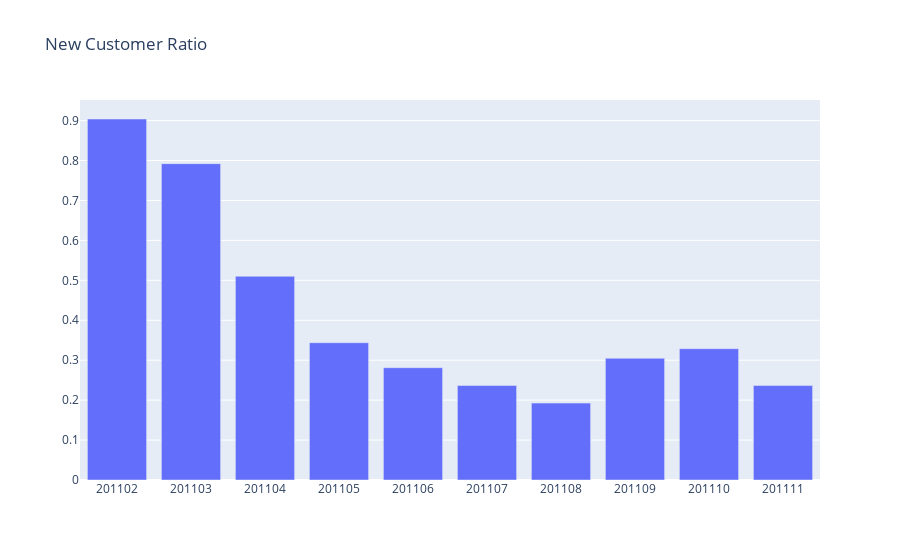

The cell this chart's notebook holds for it:
### Code cell
# Visualization
 # Plot the result

plot_data = [
    go.Bar(
        x = data_user_ratio.query("InvoiceYearMonth>201101 and InvoiceYearMonth<201112")['InvoiceYearMonth'],
        y = data_user_ratio.query("InvoiceYearMonth>201101 and InvoiceYearMonth<201112")['CustomerID'],
    )
]

plot_layout = go.Layout(
        xaxis={"type": "category"},
        title='New Customer Ratio'
    )
fig = go.Figure(data=plot_data, layout=plot_layout)
pyoff.iplot(fig)

### Figure 1 — Plotly figure (JSON) as saved in the notebook; plotly's stock layout.template omitted (floating-point values rounded to 4 significant figures)
{"data": [{"type": "bar", "x": [201102, 201103, 201104, 201105, 201106, 201107, 201108, 201109, 201110, 201111], "y": [0.904, 0.7922, 0.5102, 0.3438, 0.2812, 0.2366, 0.1926, 0.3049, 0.3289, 0.2364]}], "layout": {"title": {"text": "New Customer Ratio"}, "xaxis": {"type": "category"}}}
